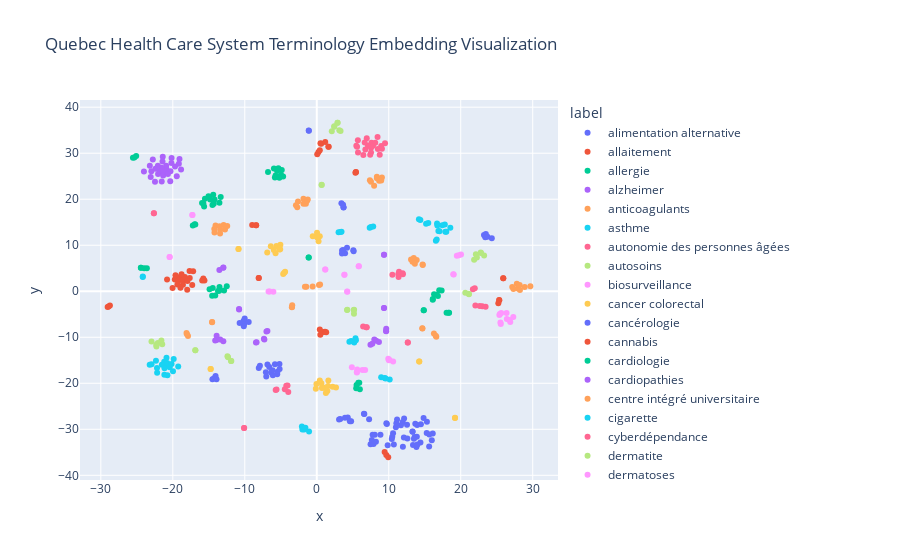

Notebook code cell kept with this figure:
### Code cell
import plotly.express as px
import plotly

fig = px.scatter(df_embeddings, x='x', y='y', color='label', labels={'color': 'label'}, 
hover_data=['text'], title = 'Quebec Health Care System Terminology Embedding Visualization')
fig.show()

# html file
file_path = '../06-clustering/BERT_communityDetection_visualization_sample.html'
plotly.offline.plot(fig, filename=file_path)
